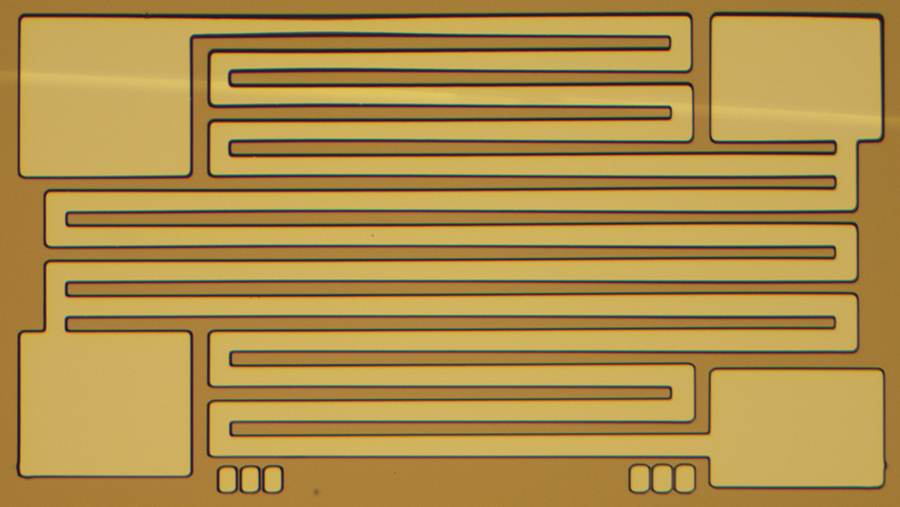
#> input picture snakesmall2.jpg, 900 x 507 px
$ python siftmatch.py
#> lines starting #> are read from the running program, lines starting #| are printed output that depends on the picture; after the words box and inside, x2 and y2 are one past the last pixel; in counts of white or black regions, pixels touching at a corner belong together; long printed decimals are rounded; pictures that were not available may be replaced by others from this repository, and a replacement may not be noted
#!/usr/bin/env python3
# -*- coding: utf-8 -*-
"""
Created on Wed Sep 27 19:26:39 2023

@author: frankzhao
"""

import numpy as np
import cv2 as cv
#Threshold for matching
MIN_MATCH_COUNT = 20

#img1 = cv.imread('snakesmall1.jpg',0) #180 theta
img1 = cv.imread('snakesmall2.jpg',0) #0 theta
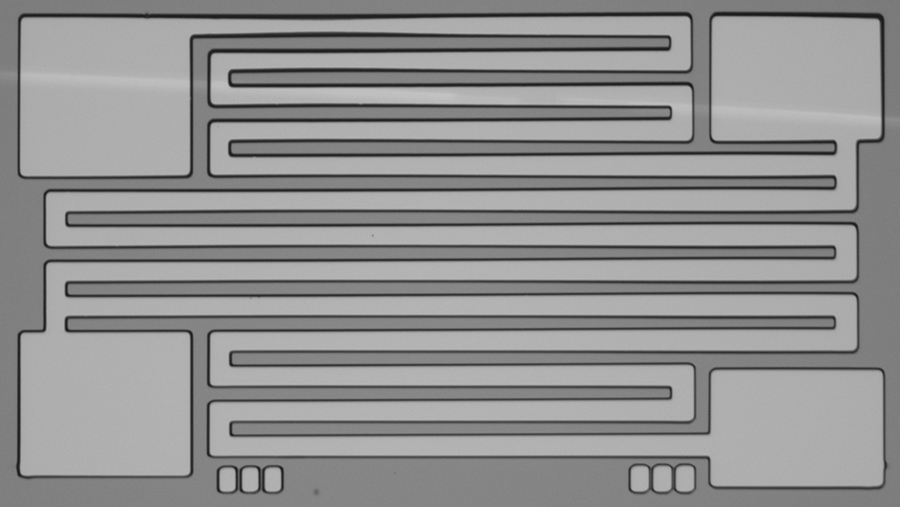
#> img1: shape (507, 900); min 22, max 196, mean 144.1

#Create test set
tests=['snaketest.jpg','snaketest1.jpg','snaketest2.jpg']
for t in range(3):
    img2 = cv.imread(tests[t],0)
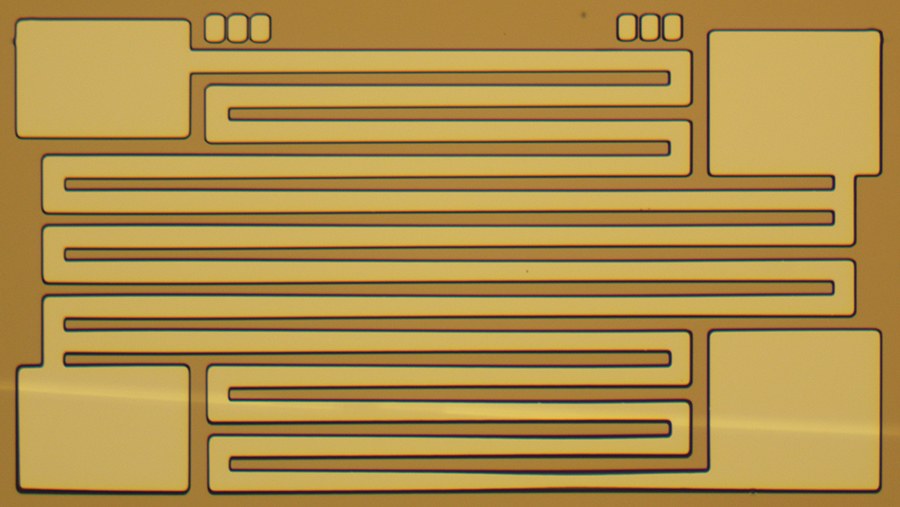
#> input picture snakesmall1.jpg, 900 x 507 px, given in place of snaketest.jpg, which was not available
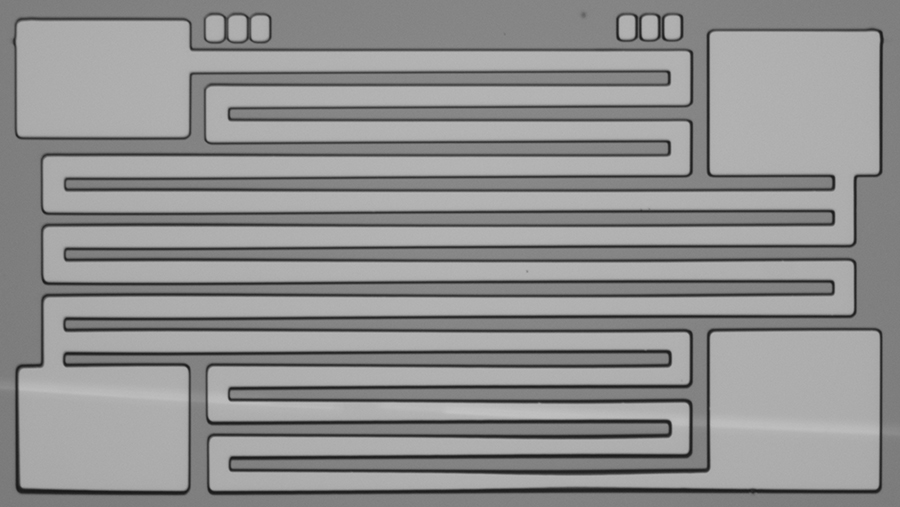
#> img2: shape (507, 900); min 22, max 196, mean 144.1

    #Resize image2 to match the size of image1, for test only, no need to have this in real application
    img2 = cv.resize(img2, (img1.shape[1], img1.shape[0]))

    #Initiate SIFT detector, use xfeatures2d lib only for lower version of openCV
    #sift = cv.xfeatures2d.SIFT_create()
    sift=cv.SIFT_create()
    #find the keypoints and descriptors with SIFT
    kp1, des1 = sift.detectAndCompute(img1,None)
#> kp1 = 353 keypoints; strongest (x, y, size): (231, 84, 3.9), (231, 364, 3.1), (231, 434, 2.9), (67, 329, 3.2)
    kp2, des2 = sift.detectAndCompute(img2,None)
#> kp2 = 341 keypoints; strongest (x, y, size): (668, 422, 3.9), (668, 142, 3.1), (668, 72, 2.9), (833, 177, 3.2)
    FLANN_INDEX_KDTREE = 1
    index_params = dict(algorithm = FLANN_INDEX_KDTREE, trees = 5)
    search_params = dict(checks = 50)
    flann = cv.FlannBasedMatcher(index_params, search_params)
    matches = flann.knnMatch(des1,des2,k=2)
#> matches = 353 matches

    #Store all the good matches as per Lowe's ratio test.
    good = []
    for m,n in matches:
#       if m.distance < 0.7*n.distance:
#           good.append(m)
        good.append(m)
#> after the loop, good = 353 matches
    if len(good)>MIN_MATCH_COUNT:
        src_pts = np.float32([ kp1[m.queryIdx].pt for m in good ]).reshape(-1,1,2)
#> src_pts = 353 rows, first 8: [16.57, 20.58], [18.89, 473.9], [22.54, 472.3], [22.89, 172.8], [23.15, 335.9], [23.2, 471.8], [24.44, 20.6], [24.44, 20.6]
        dst_pts = np.float32([ kp2[m.trainIdx].pt for m in good ]).reshape(-1,1,2)
#> dst_pts = 353 rows, first 8: [882.9, 485.9], [880.6, 32.66], [877, 34.16], [876.6, 333.7], [876.4, 170.6], [47.03, 159.5], [850.7, 311.3], [875, 485.8]
        M, mask = cv.findHomography(src_pts, dst_pts, cv.RANSAC,5.0)
#> M = [[-1, -0.000204, 899.5], [4.61e-05, -1, 506.5], [1.47e-07, -2.4e-07, 1]]; mask = 353 values, max 1 at index 0, min 0 at index 5, mean 0.654
        matchesMask = mask.ravel().tolist()
#> matchesMask has the same summary as mask
        h,w = img1.shape
#> h = 507; w = 900
        pts = np.float32([ [0,0],[0,h-1],[w-1,h-1],[w-1,0] ]).reshape(-1,1,2) #top-left, bottom-left, bottom-right, top-right; 4 corner points at img1
#> pts = [[0, 0], [0, 506], [899, 506], [899, 0]]
        dst = cv.perspectiveTransform(pts,M)                                  #Transform to img2 use M
#> dst = [[899.5, 506.5], [899.5, 0.471], [0.461, 0.513], [0.564, 506.5]]
        img2 = cv.polylines(img2,[np.int32(dst)],True,255,3, cv.LINE_AA)      #Draw White rectangle dst on img2
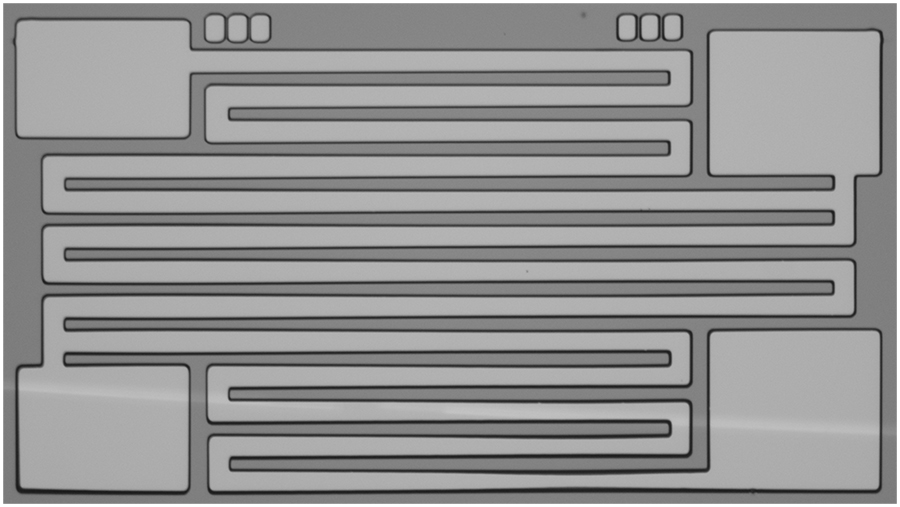
#> img2: shape (507, 900); 2.45% of pixels changed, all inside (x1, y1, x2, y2) = (0, 0, 900, 507)
#       img2 = cv.polylines(img2,[np.int32(dst)],True,  0,3, cv.LINE_AA)      #Draw Black rectangle dst on img2

        print("t:%.2d M:%.2s" %(t,str(M))) #Print the trasition matrix.
#| t:00 M:[[

        old=False #True for old method
        if old:
            # Extract the translation
            dx = M[0, 2]
            dy = M[1, 2]
        else:# New method
            # dx,dy is x,y offset between center of rectangle dst and center of img2
            rect_dst=np.int32(dst)
#> rect_dst = [[899, 506], [899, 0], [0, 0], [0, 506]]
            print("rect_dst:%s" %str(rect_dst))
#| rect_dst:[[[899 506]]
#|  [[899   0]]
#|  [[  0   0]]
#|  [[  0 506]]]
            h2,w2=img2.shape
#> h2 = 507; w2 = 900
            print("(rect_dst[0][0][0]+rect_dst[2][0][0])//2:%d" %((rect_dst[0][0][0]+rect_dst[2][0][0])//2))
#| (rect_dst[0][0][0]+rect_dst[2][0][0])//2:449
            print("(rect_dst[0][0][1]+rect_dst[2][0][1])//2:%d" %((rect_dst[0][0][1]+rect_dst[2][0][1])//2))
#| (rect_dst[0][0][1]+rect_dst[2][0][1])//2:253
            dx = w2//2 - (rect_dst[0][0][0]+rect_dst[2][0][0])//2
#> dx = 1
            dy = h2//2 - (rect_dst[0][0][1]+rect_dst[2][0][1])//2
#> dy = 0

        # Calculate theta
        theta = np.arctan2(M[1, 0], M[0, 0]) * 180 / np.pi
#> theta = 180

        # Display the displacement and rotation angle
        print(f"Displacement (dx, dy): ({dx}, {dy})")
#| Displacement (dx, dy): (1, 0)
        print(f"Rotation angle (theta): {theta} degrees")
#| Rotation angle (theta): 179.997 degrees


        cv.imshow("img2",img2)
        cv.waitKey(0)
    else:
        print( "Not enough matches are found - {}/{}".format(len(good), MIN_MATCH_COUNT) )
        matchesMask = None
    draw_params = dict(matchColor = (0,255,0), # draw matches in green color
                       singlePointColor = None,
                       matchesMask = matchesMask, # draw only inliers
                       flags = 2)
#> draw_params = 4 items
    img3 = cv.drawMatches(img1,kp1,img2,kp2,good,None,**draw_params)
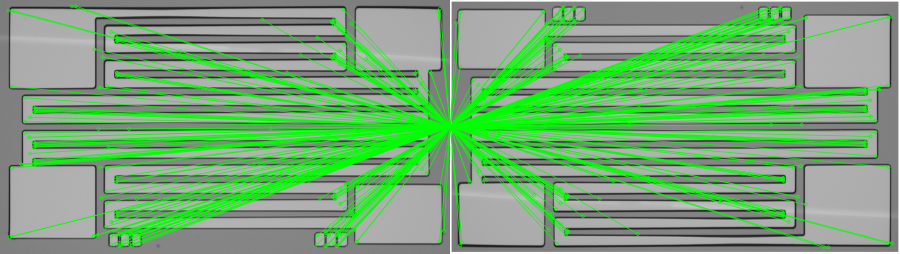
#> img3: shape (507, 1800, 3) (shown at 1/2 size); mean of channels 0, 1, 2 118.7, 166.5, 118.7; drawn as B, G, R
    cv.namedWindow('image')
    cv.imshow('image',img3)
    cv.waitKey(0)
    cv.destroyAllWindows()
#> pass 2 of the loop `for t in range(3):`:
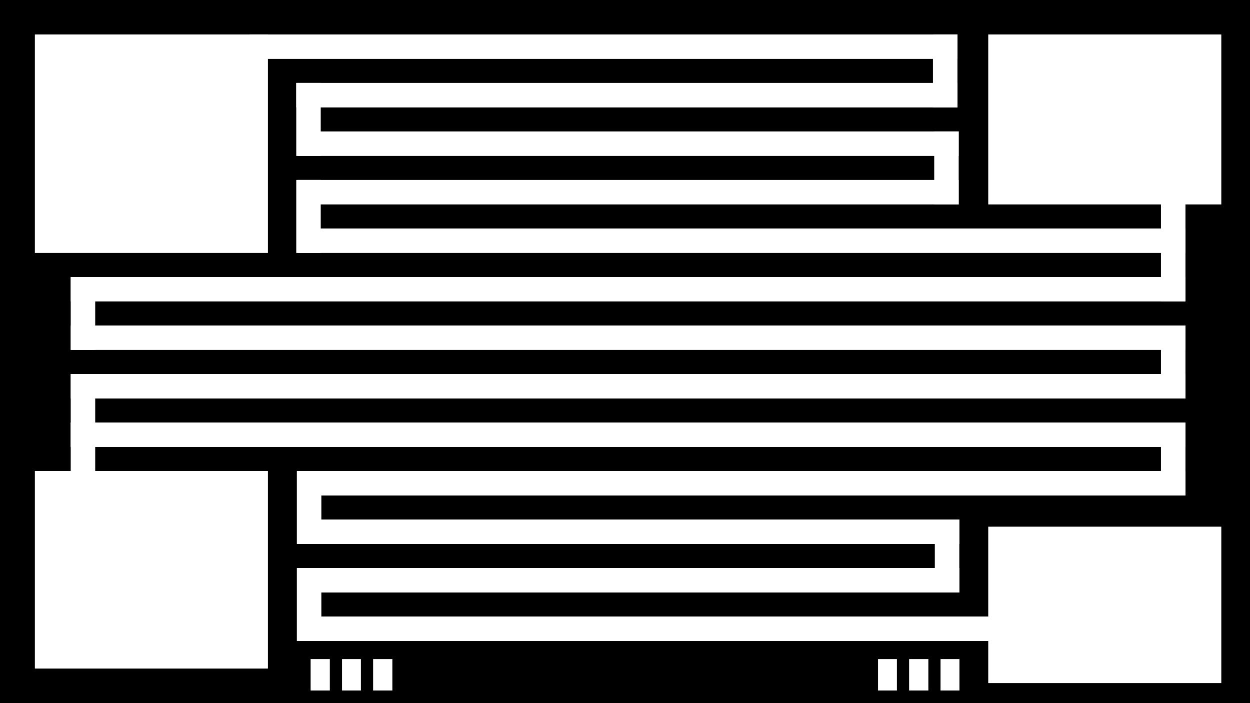
#> input picture snake.jpg, 2500 x 1406 px, given in place of snaketest1.jpg, which was not available (shown at 1/2 size)
#> img2 is the input picture: shape (1406, 2500); min 0, max 255, mean 131.3
#> kp2 = 157 keypoints; strongest (x, y, size): (684, 486, 11.6), (638, 486, 11.7), (276, 486, 11.7), (230, 486, 11.6)
#> dst_pts = 353 rows, first 8: [720, 388.4], [206, 400.6], [30.93, 30.89], [30.93, 30.89], [182.2, 471.2], [687.5, 423.6], [182.2, 471.2], [185.6, 175.1]
#> M = [[0.597, -0.956, 253.6], [1.27, -1.53, 331.7], [0.00359, -0.00443, 1]]; mask = 353 values, max 1 at index 173, min 0 at index 0, mean 0.0368
#> matchesMask has the same summary as mask
#> dst = [[253.6, 331.7], [185.8, 354.9], [154.2, 354.2], [187, 349.1]]
#> `img2 = cv.polylines(img2,[np.int32(dst)],True,255,3, cv.LINE_AA)`:
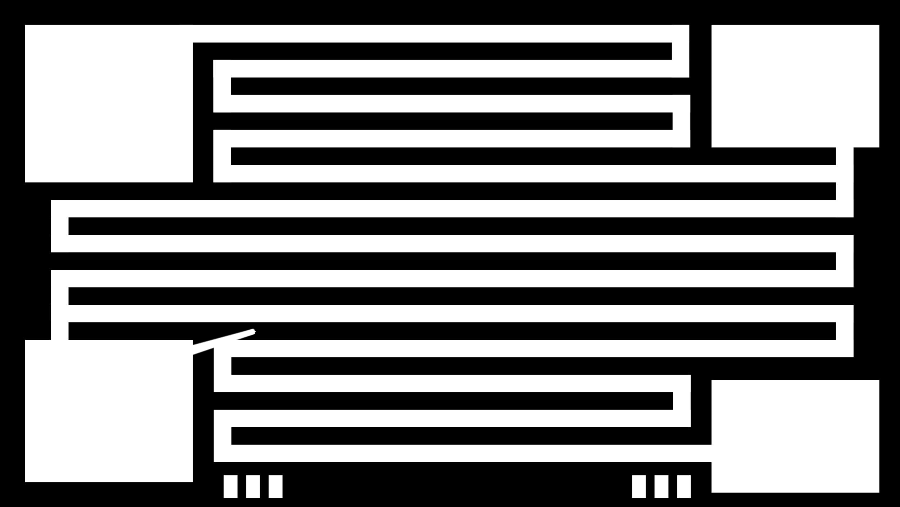
#> img2: shape (507, 900); min 0, max 255, mean 129.9
#| t:01 M:[[
#> rect_dst = [[253, 331], [185, 354], [154, 354], [186, 349]]
#| rect_dst:[[[253 331]]
#|  [[185 354]]
#|  [[154 354]]
#|  [[186 349]]]
#| (rect_dst[0][0][0]+rect_dst[2][0][0])//2:203
#| (rect_dst[0][0][1]+rect_dst[2][0][1])//2:342
#> dx = 247
#> dy = -89
#> theta = 64.86
#| Displacement (dx, dy): (247, -89)
#| Rotation angle (theta): 64.862 degrees
#> `img3 = cv.drawMatches(img1,kp1,img2,kp2,good,None,**draw_params)`:
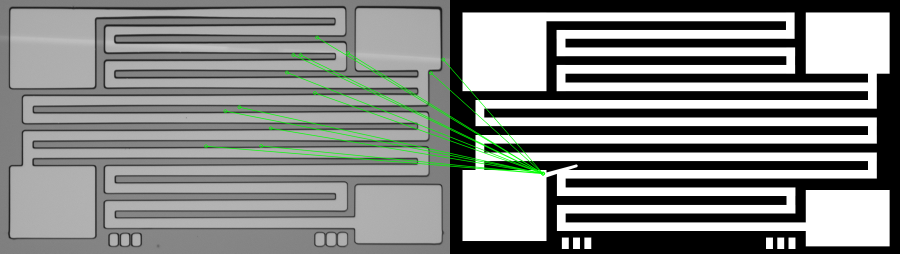
#> img3: shape (507, 1800, 3) (shown at 1/2 size); mean of channels 0, 1, 2 135.8, 138.3, 135.8; drawn as B, G, R
